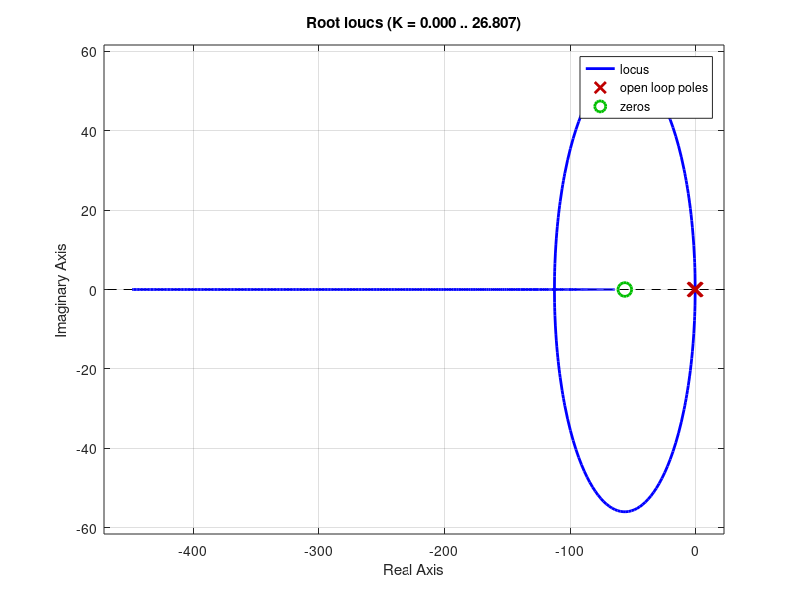
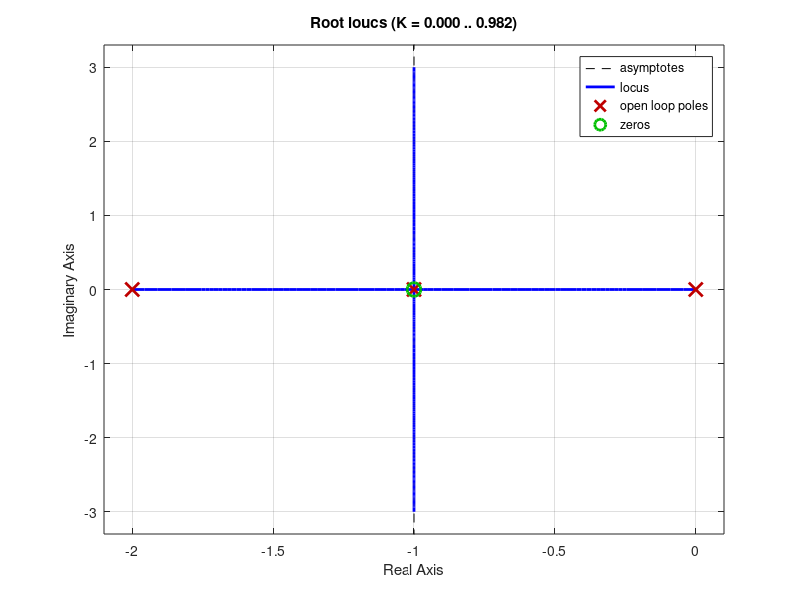
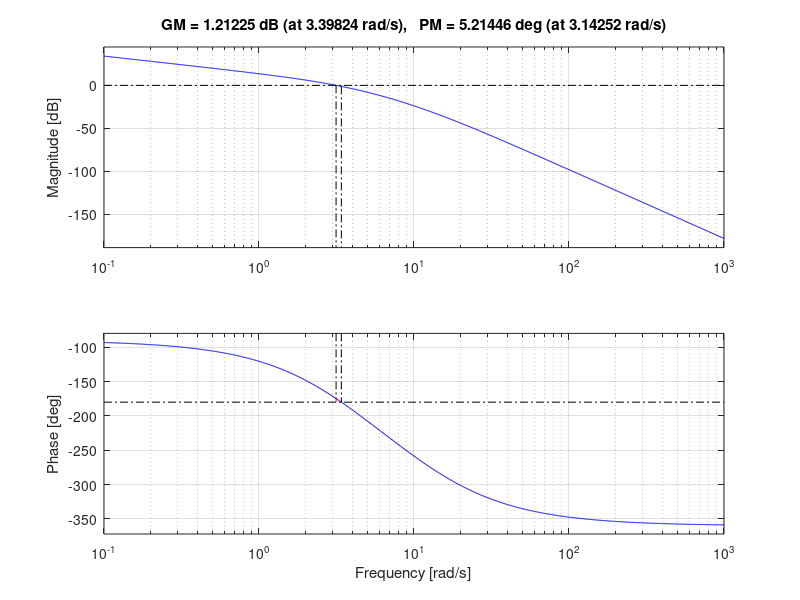
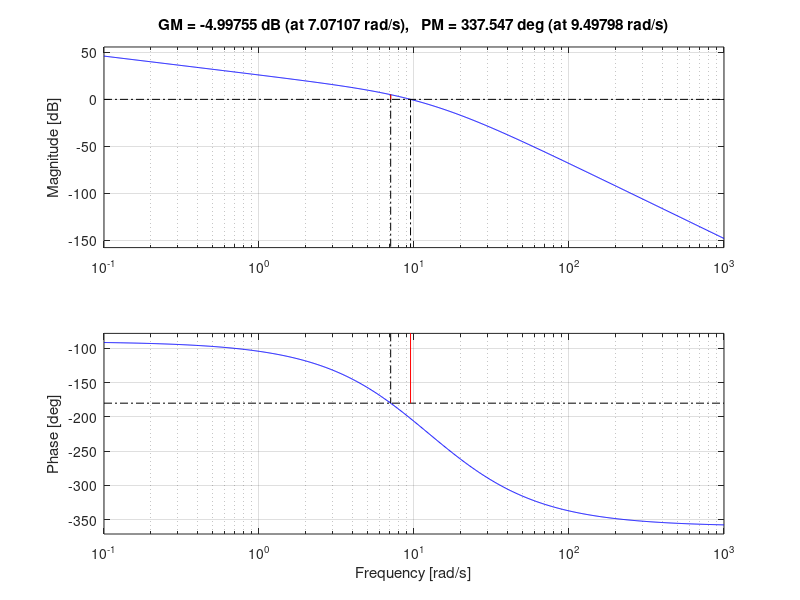

Recreate these plots in MATLAB, in order.
clear all; close all; clc;

s = tf('s');
g = 50/(s+1);

K_sensor = 24/(20*pi);
Ti = 0.0177;
Kpi = 1;
g_pi = Kpi*(1+1/(Ti*s));

p = -40+53.6i;
plot(p,'*'); hold on;

rlocus(g*g_pi*K_sensor)

Kpi = 4.14;
g_pi = Kpi*g_pi;

figure;
g_bc = feedback(g*g_pi,K_sensor);
step(g_bc);
pole(g_bc)

rlocus(g*g_pi*K_sensor)
zero(g_bc)

%% Ejercicio 2

clear all; close all; clc;

s = tf('s');
g = 2/((s+1)*(s+2));

K_sensor = 24/(3/2*pi);
Ti = 1;
g_pi = (1+1/(Ti*s));

rlocus(g*g_pi*K_sensor)
K_pi = 1;
g_bc = feedback(K_pi*g*g_pi,K_sensor);
figure;
step(g_bc);

%% Ejercicio 3

clear all; close all; clc;

s = tf('s');
g = 10*(s+6)/(s*(s+4)^2*(s+8)*(s+12));
Kpd = 128;
margin(Kpd*g);

Td = 0.106;
% Td = 0.3;
g_pd = Kpd*(Td*s+1)

figure;
margin(g*g_pd);

%% Ejercicio 4
clear all; close all; clc;

s = tf('s');
g = 20/(s*(0.1*s+1)^2*(0.05*s+1))
Mf = 60; %grados
Mg = 6; % Db

margin(g);
ganancia = 1.78; % ganancia en el pasaje por cero
Kp = cosd(60)/ganancia;

Td = 0.2548;
Ti = 8*Td;

G_PID = (Kp/(Ti*s))*(Ti*Td*s^2+Ti*s+1);

figure;
margin(g*G_PID)
gbc  = feedback(g*G_PID,1);

%%

s = tf('s');
g = 1/(s^2+10*s+16);

Mp = 0.4;
zita = -log(Mp)/sqrt(pi^2+log(Mp)^2)
polos=[-20 -2+6.85i -2-6.85i]
den=poly(polos)

Kp = 114.9;
Td = 0.122;
Ti = 0.113;

G_PID = (Kp/(Ti*s))*(Ti*Td*s^2+Ti*s+1);
gbc  = feedback(g*G_PID,1);

rlocus(g*G_PID)

figure;
step(gbc);
pole(gbc)



